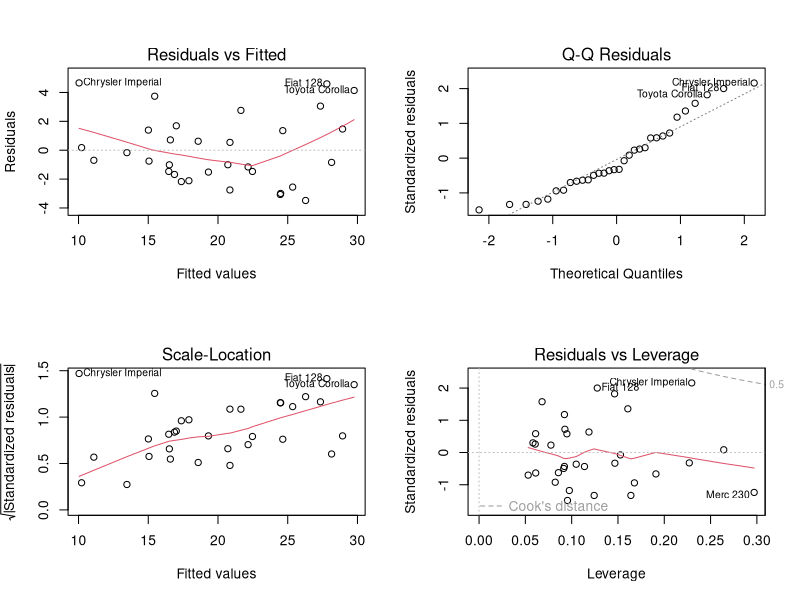
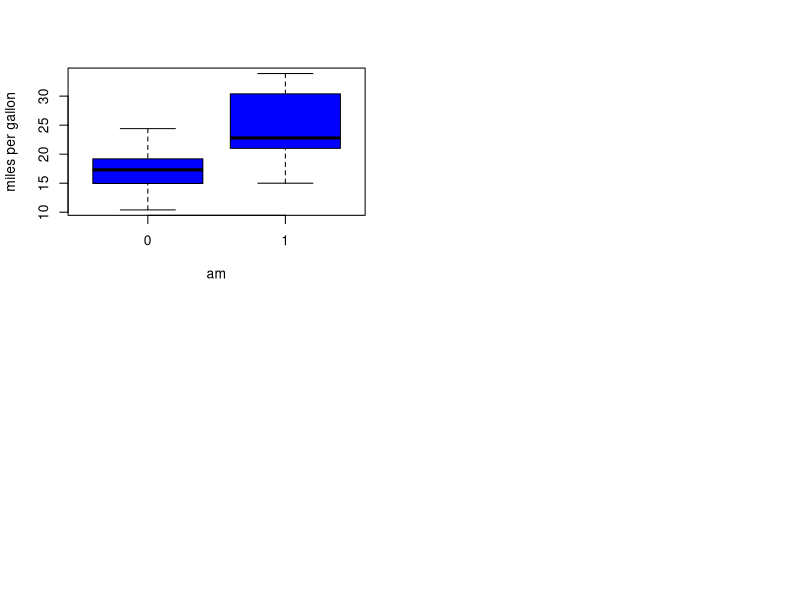
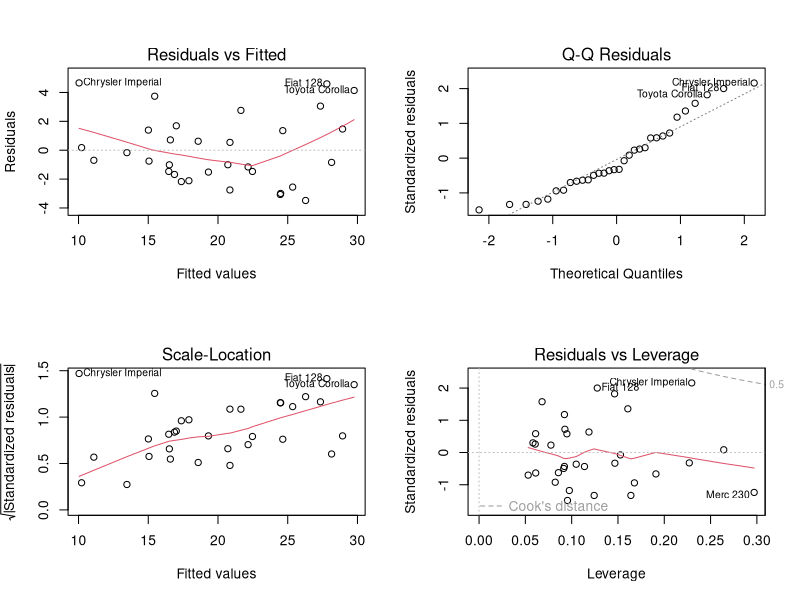

These figures' R source, in order:
## ---- chunk 1
full.model <- lm(mpg ~ ., data = mtcars)
best.model <- step(full.model, direction = "backward")
model_sum<-summary(best.model)
## ---- chunk 2
par(mfrow=c(2, 2))
res_plot<-plot(best.model)
## ---- chunk 3
boxplot(mpg ~ am, data = mtcars, col = "blue", ylab = "miles per gallon")
## ---- chunk 4
Test<-t.test(mpg~am,data=mtcars)
## ---- chunk 5
Test$p.value
## ---- chunk 6
Test$estimate
## ---- chunk 7
summary(best.model)
## ---- chunk 8
par(mfrow=c(2, 2))
plot(best.model)
